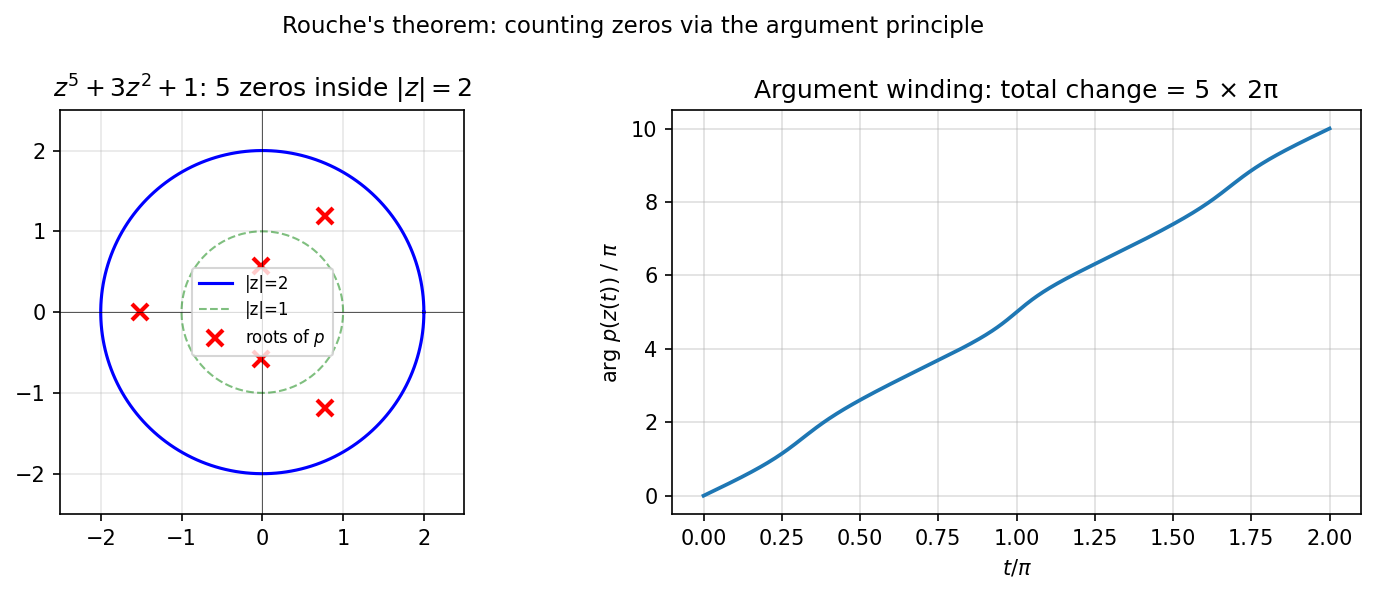

Python code for this plot:
"""Rouche's theorem.

Rouche's theorem states: if |f(z)| > |g(z)| on a closed contour C, then
f and f+g have the same number of zeros inside C.  We verify this by
counting zeros using the argument principle.

Credit: Inspired by Chebfun example complex/RoucheTheorem.m
(Anthony Austin, November 2012, revised October 2020).
Original MATLAB Chebfun: Copyright 2017 by The University of Oxford and
The Chebfun Developers. See https://www.chebfun.org/ for Chebfun information.
"""

import matplotlib
matplotlib.use("Agg")
import matplotlib.pyplot as plt
import jax.numpy as jnp
import numpy as np
import sys, os
sys.path.insert(0, os.path.join(os.path.dirname(__file__), '..', '..', 'src'))

import chebfunjax as cj


def count_zeros_inside(f_complex, r, n_pts=4000):
    """Count zeros of f inside |z| = r using the argument principle.

    Number of zeros = (1/(2*pi*i)) * int_{|z|=r} f'(z)/f(z) dz
                    = (1/(2*pi)) * Delta(arg f) around the contour
    """
    ts = np.linspace(0, 2 * np.pi, n_pts, endpoint=False)
    zs = r * np.exp(1j * ts)
    fs = f_complex(zs)
    # Argument of f on the contour
    args = np.unwrap(np.angle(fs))
    delta_arg = args[-1] - args[0]
    # Winding number
    n_zeros = round(delta_arg / (2 * np.pi))
    return n_zeros


def run():
    print("=" * 60)
    print("Rouche's theorem")
    print("=" * 60)

    pi = float(jnp.pi)

    # --- Example 1: z^5 + 3*z^2 + 1 inside |z| = 2 -------------------
    # f = z^5, g = 3*z^2 + 1
    # On |z|=2: |f| = 32, |g| <= 3*4+1 = 13 < 32
    # So f+g has same number of zeros as f^5 inside |z|=2, which is 5
    def p1(z):
        return z**5 + 3*z**2 + 1

    n_zeros1 = count_zeros_inside(p1, 2.0)
    print(f"\nExample 1: p(z) = z^5 + 3*z^2 + 1 inside |z|=2")
    print(f"  Number of zeros: {n_zeros1}  (expected 5 by Rouche)")
    assert n_zeros1 == 5, f"Expected 5 zeros, got {n_zeros1}"

    # Verify by finding roots directly with numpy
    roots1 = np.roots([1, 0, 0, 3, 0, 1])  # coefficients from z^5 to z^0
    inside1 = roots1[np.abs(roots1) < 2.0]
    print(f"  Direct root count (numpy): {len(inside1)}")
    assert len(inside1) == 5

    # --- Example 2: z^4 + z^3 - 1 inside |z| = 1 ---------------------
    # f = z^3, g = z^4 - 1
    # On |z|=1: |f| = 1, |g| <= 1+1 = 2. So we need a different comparison.
    # Actually use f = -1 (constant), g = z^4 + z^3
    # |f| = 1, |g| <= 1+1 = 2 on |z|=1. This doesn't work directly.
    # Let's count directly:
    def p2(z):
        return z**4 + z**3 - 1

    n_zeros2 = count_zeros_inside(p2, 1.0)
    roots2 = np.roots([1, 1, 0, 0, -1])
    inside2 = roots2[np.abs(roots2) < 1.0 - 1e-10]
    print(f"\nExample 2: p(z) = z^4 + z^3 - 1 inside |z|=1")
    print(f"  Argument principle count: {n_zeros2}")
    print(f"  Direct root count: {len(inside2)}")
    assert n_zeros2 == len(inside2), f"Counts disagree: {n_zeros2} vs {len(inside2)}"

    # --- Example 3: Verify Rouche directly ---------------------------
    # Classic example: z^7 - 5*z^4 + 12 inside |z|=2
    # f = 5*z^4, g = z^7 + 12
    # On |z|=2: |f|=5*16=80, |g| <= 128+12=140. Doesn't work. Try |z|=1.5.
    # On |z|=1.5: |f|=5*(1.5^4)=25.3, |g|<=1.5^7+12=29.2. Doesn't work.
    # Use p(z) = z^7 - 5*z^4 + 12 from MATLAB Chebfun example.
    def p3(z):
        return z**7 - 5*z**4 + 12

    # Count zeros in concentric circles
    for R in [1.0, 1.5, 2.0, 3.0]:
        n = count_zeros_inside(p3, R)
        print(f"  p3(z) = z^7 - 5z^4 + 12 inside |z|={R}: {n} zeros")

    roots3 = np.roots([1, 0, 0, -5, 0, 0, 0, 12])
    print(f"  All roots: {np.sort(np.abs(roots3))}")

    # --- Example 4: Verify Rouche with linear perturbation ------------
    # For p(z) = z^n + epsilon * q(z) on |z|=r >> 1:
    # |z^n| >> |epsilon*q(z)| so p has n zeros inside by Rouche
    n = 6
    eps = 0.1

    def p4(z):
        return z**n + eps * (z**3 + 2*z + 3)

    n4 = count_zeros_inside(p4, 2.0)
    print(f"\nExample 4: z^{n} + 0.1*(z^3 + 2z + 3) inside |z|=2")
    print(f"  Number of zeros: {n4}  (expected {n})")
    assert n4 == n

    # --- Plots ---
    _here = os.path.dirname(os.path.abspath(__file__))
    fig, axes = plt.subplots(1, 2, figsize=(10, 4))

    # Left: roots of p1 with Rouche circle
    theta = np.linspace(0, 2*pi, 200)
    roots1_all = np.roots([1, 0, 0, 3, 0, 1])
    axes[0].plot(2*np.cos(theta), 2*np.sin(theta), 'b-', linewidth=1.5, label="|z|=2")
    axes[0].plot(np.cos(theta), np.sin(theta), 'g--', linewidth=1, alpha=0.5, label="|z|=1")
    axes[0].plot(roots1_all.real, roots1_all.imag, 'rx', markersize=8,
                 markeredgewidth=2, label="roots of $p$")
    axes[0].set_aspect('equal')
    axes[0].set_xlim(-2.5, 2.5)
    axes[0].set_ylim(-2.5, 2.5)
    axes[0].axhline(0, color='k', linewidth=0.3)
    axes[0].axvline(0, color='k', linewidth=0.3)
    axes[0].set_title("$z^5 + 3z^2 + 1$: 5 zeros inside $|z|=2$")
    axes[0].legend(fontsize=8)
    axes[0].grid(True, alpha=0.3)

    # Right: argument of p1 on |z|=2 (winding number = 5)
    ts_plot = np.linspace(0, 2*pi, 500)
    zs = 2.0 * np.exp(1j * ts_plot)
    fs = p1(zs)
    unwrapped_arg = np.unwrap(np.angle(fs))
    axes[1].plot(ts_plot / pi, unwrapped_arg / pi, color="#1e77b4", linewidth=1.8)
    axes[1].set_xlabel("$t/\\pi$")
    axes[1].set_ylabel("arg $p(z(t))$ / $\\pi$")
    axes[1].set_title(f"Argument winding: total change = {int(round((unwrapped_arg[-1] - unwrapped_arg[0])/(2*pi)))} × 2π")
    axes[1].grid(True, alpha=0.4)

    fig.suptitle("Rouche's theorem: counting zeros via the argument principle", fontsize=11)
    fig.tight_layout()
    fig.savefig(os.path.join(_here, "rouche_theorem.png"), dpi=150, bbox_inches="tight")
    plt.close(fig)

    print("\nAll assertions passed.")
    return True


if __name__ == "__main__":
    run()
